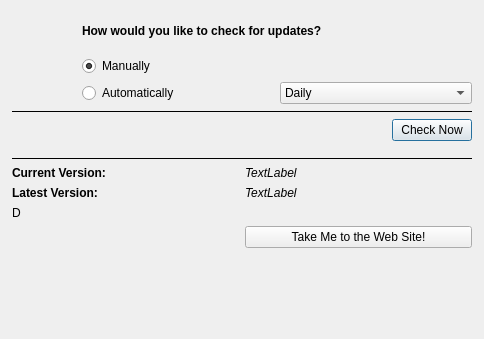
<?xml version="1.0" encoding="UTF-8"?>
<ui version="4.0">
 <class>DREAM3DUpdateCheckDialog</class>
 <widget class="QDialog" name="DREAM3DUpdateCheckDialog">
  <property name="windowModality">
   <enum>Qt::ApplicationModal</enum>
  </property>
  <property name="geometry">
   <rect>
    <x>0</x>
    <y>0</y>
    <width>484</width>
    <height>339</height>
   </rect>
  </property>
  <property name="windowTitle">
   <string>Check for Updates</string>
  </property>
  <property name="sizeGripEnabled">
   <bool>false</bool>
  </property>
  <property name="modal">
   <bool>false</bool>
  </property>
  <layout class="QVBoxLayout" name="verticalLayout">
   <property name="margin">
    <number>12</number>
   </property>
   <item>
    <layout class="QGridLayout" name="gridLayout">
     <item row="0" column="1" colspan="2">
      <widget class="QLabel" name="label_2">
       <property name="styleSheet">
        <string notr="true">QLabel {
font-weight: bold;
font-size: 12px;
}</string>
       </property>
       <property name="text">
        <string>How would you like to check for updates?</string>
       </property>
      </widget>
     </item>
     <item row="2" column="1">
      <widget class="QRadioButton" name="automatically">
       <property name="text">
        <string>Automatically</string>
       </property>
       <attribute name="buttonGroup">
        <string notr="true">buttonGroup</string>
       </attribute>
      </widget>
     </item>
     <item row="1" column="1">
      <widget class="QRadioButton" name="manually">
       <property name="text">
        <string>Manually</string>
       </property>
       <property name="checked">
        <bool>true</bool>
       </property>
       <attribute name="buttonGroup">
        <string notr="true">buttonGroup</string>
       </attribute>
      </widget>
     </item>
     <item row="0" column="0" rowspan="2">
      <widget class="QLabel" name="label">
       <property name="sizePolicy">
        <sizepolicy hsizetype="Preferred" vsizetype="Preferred">
         <horstretch>0</horstretch>
         <verstretch>0</verstretch>
        </sizepolicy>
       </property>
       <property name="minimumSize">
        <size>
         <width>64</width>
         <height>64</height>
        </size>
       </property>
       <property name="maximumSize">
        <size>
         <width>64</width>
         <height>64</height>
        </size>
       </property>
       <property name="text">
        <string/>
       </property>
       <property name="pixmap">
        <pixmap resource="../../../Resources/icons/images/Icons.qrc">:/DREAM3D.png</pixmap>
       </property>
       <property name="scaledContents">
        <bool>true</bool>
       </property>
      </widget>
     </item>
     <item row="2" column="2">
      <widget class="QComboBox" name="howOften">
       <item>
        <property name="text">
         <string>Daily</string>
        </property>
       </item>
       <item>
        <property name="text">
         <string>Weekly</string>
        </property>
       </item>
       <item>
        <property name="text">
         <string>Monthly</string>
        </property>
       </item>
      </widget>
     </item>
    </layout>
   </item>
   <item>
    <widget class="Line" name="line">
     <property name="frameShadow">
      <enum>QFrame::Plain</enum>
     </property>
     <property name="lineWidth">
      <number>1</number>
     </property>
     <property name="orientation">
      <enum>Qt::Horizontal</enum>
     </property>
    </widget>
   </item>
   <item>
    <layout class="QHBoxLayout" name="horizontalLayout">
     <property name="bottomMargin">
      <number>10</number>
     </property>
     <item>
      <spacer name="horizontalSpacer">
       <property name="orientation">
        <enum>Qt::Horizontal</enum>
       </property>
       <property name="sizeHint" stdset="0">
        <size>
         <width>40</width>
         <height>20</height>
        </size>
       </property>
      </spacer>
     </item>
     <item>
      <widget class="QPushButton" name="checkNowBtn">
       <property name="text">
        <string>Check Now</string>
       </property>
      </widget>
     </item>
    </layout>
   </item>
   <item>
    <widget class="Line" name="line_2">
     <property name="frameShadow">
      <enum>QFrame::Plain</enum>
     </property>
     <property name="lineWidth">
      <number>1</number>
     </property>
     <property name="orientation">
      <enum>Qt::Horizontal</enum>
     </property>
    </widget>
   </item>
   <item>
    <layout class="QGridLayout" name="gridLayout_2">
     <item row="0" column="1">
      <widget class="QLabel" name="currentVersion">
       <property name="styleSheet">
        <string notr="true">QLabel {
	font: italic 14pt;
font-size: 12px;
}</string>
       </property>
       <property name="text">
        <string>TextLabel</string>
       </property>
      </widget>
     </item>
     <item row="1" column="0">
      <widget class="QLabel" name="label_4">
       <property name="styleSheet">
        <string notr="true">QLabel {
font-weight: bold;
font-size: 12px;
}</string>
       </property>
       <property name="text">
        <string>Latest Version:</string>
       </property>
      </widget>
     </item>
     <item row="0" column="0">
      <widget class="QLabel" name="label_3">
       <property name="styleSheet">
        <string notr="true">QLabel {
font-weight: bold;
font-size: 12px;
}</string>
       </property>
       <property name="text">
        <string>Current Version:</string>
       </property>
      </widget>
     </item>
     <item row="1" column="1">
      <widget class="QLabel" name="latestVersion">
       <property name="styleSheet">
        <string notr="true">QLabel {
	font: italic 14pt;
font-size: 12px;
}</string>
       </property>
       <property name="text">
        <string>TextLabel</string>
       </property>
      </widget>
     </item>
     <item row="3" column="1">
      <widget class="QPushButton" name="websiteBtn">
       <property name="text">
        <string>Take Me to the Web Site!</string>
       </property>
      </widget>
     </item>
     <item row="2" column="0" colspan="2">
      <widget class="QLabel" name="feedbackText">
       <property name="text">
        <string>D</string>
       </property>
       <property name="wordWrap">
        <bool>true</bool>
       </property>
       <property name="openExternalLinks">
        <bool>true</bool>
       </property>
       <property name="textInteractionFlags">
        <set>Qt::LinksAccessibleByKeyboard|Qt::LinksAccessibleByMouse|Qt::TextBrowserInteraction|Qt::TextSelectableByKeyboard|Qt::TextSelectableByMouse</set>
       </property>
      </widget>
     </item>
    </layout>
   </item>
   <item>
    <spacer name="verticalSpacer">
     <property name="orientation">
      <enum>Qt::Vertical</enum>
     </property>
     <property name="sizeHint" stdset="0">
      <size>
       <width>20</width>
       <height>40</height>
      </size>
     </property>
    </spacer>
   </item>
  </layout>
 </widget>
 <resources>
  <include location="../../../Resources/icons/images/Icons.qrc"/>
 </resources>
 <connections>
  <connection>
   <sender>automatically</sender>
   <signal>toggled(bool)</signal>
   <receiver>howOften</receiver>
   <slot>setEnabled(bool)</slot>
   <hints>
    <hint type="sourcelabel">
     <x>195</x>
     <y>102</y>
    </hint>
    <hint type="destinationlabel">
     <x>342</x>
     <y>89</y>
    </hint>
   </hints>
  </connection>
 </connections>
 <buttongroups>
  <buttongroup name="buttonGroup"/>
 </buttongroups>
</ui>
